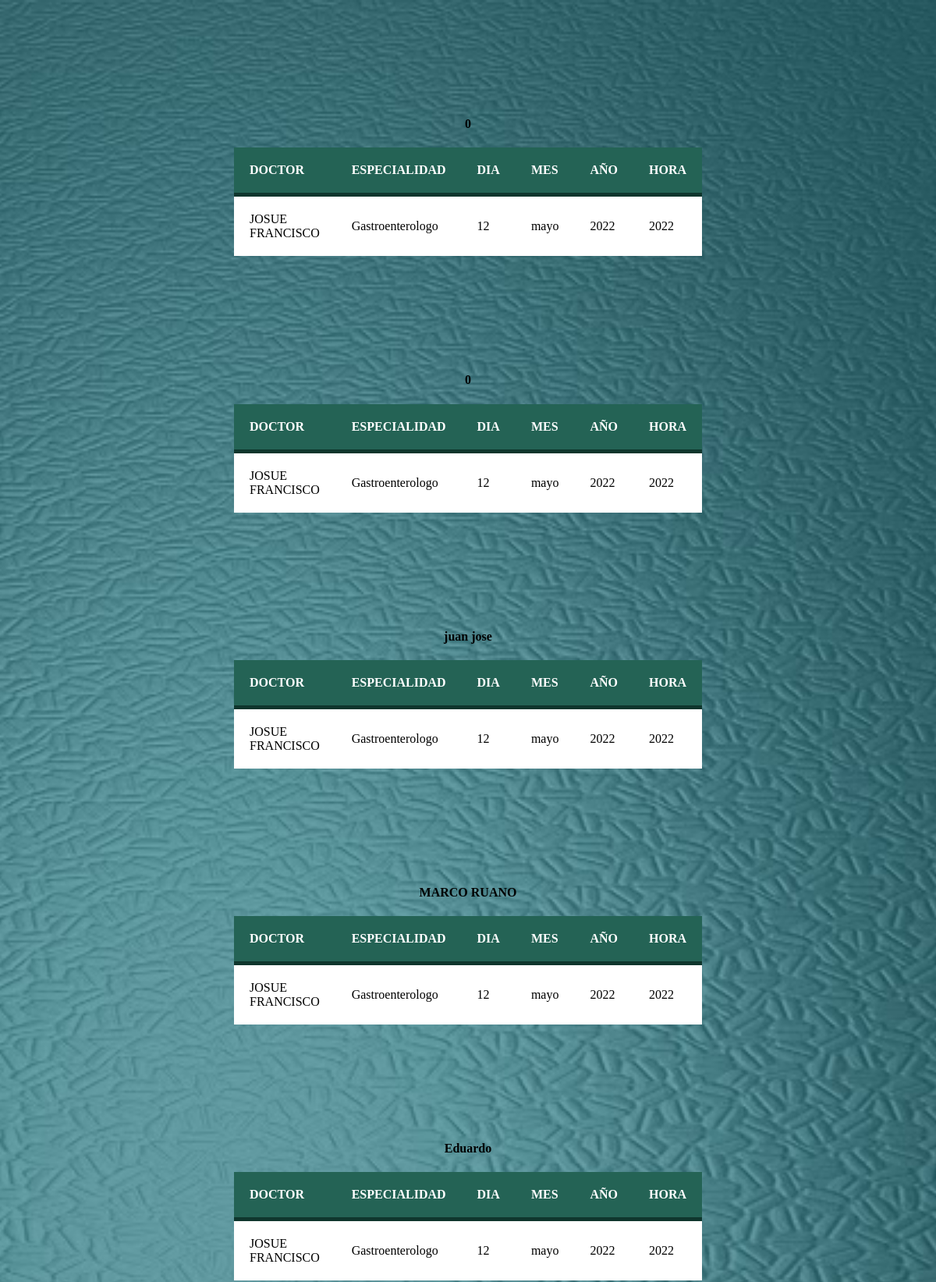
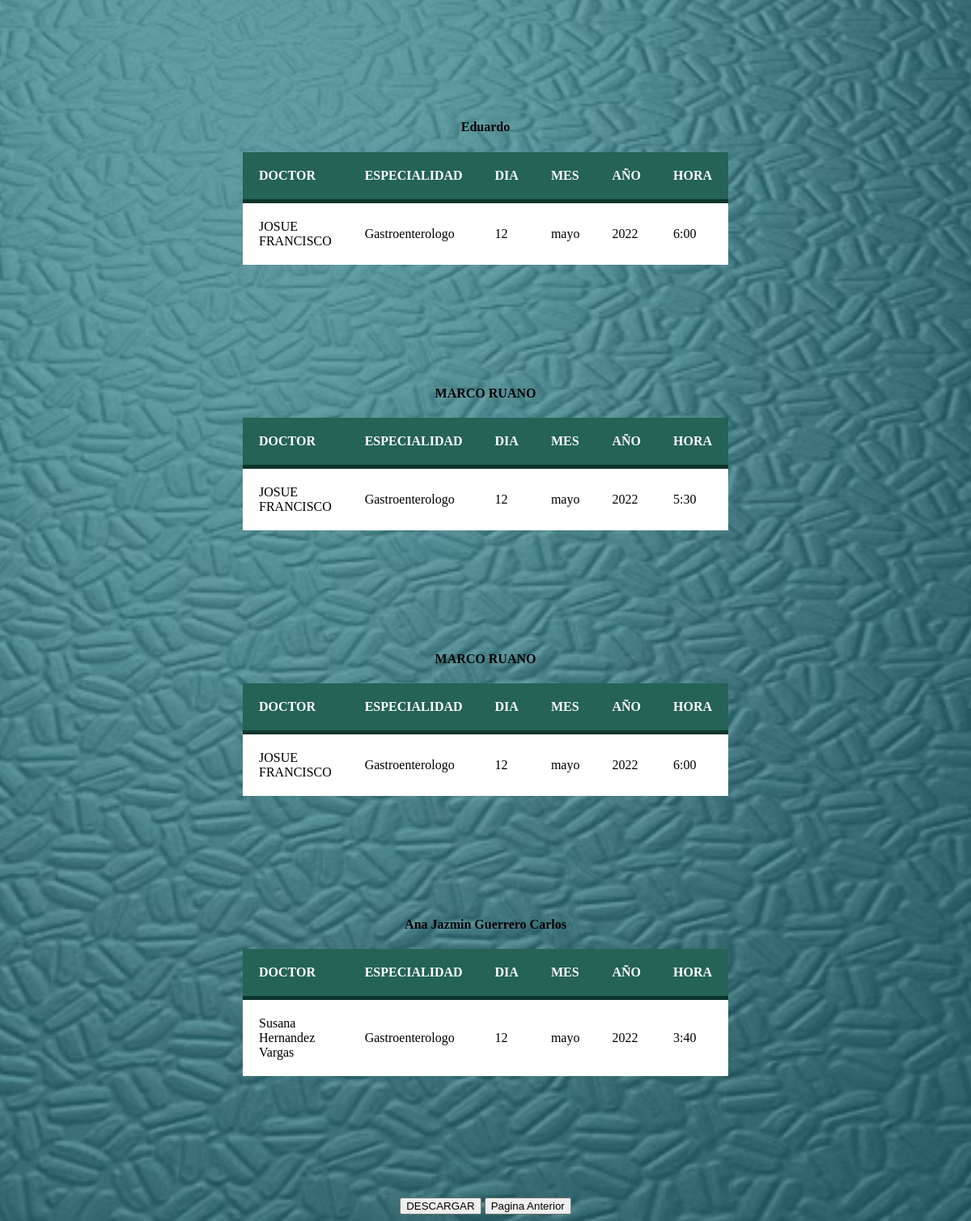
The page /php/agenda.php on the database its author committed (2 pictures, top to bottom).
### tables this page shows
CREATE TABLE `citas` (
  `NOMBRE` varchar(100) NOT NULL,
  `ESPECIALIDAD` varchar(100) NOT NULL,
  `DOCTOR` varchar(100) NOT NULL,
  `DIA` varchar(100) NOT NULL,
  `MES` varchar(100) NOT NULL,
  `AÑO` varchar(100) NOT NULL,
  `HORA` char(100) NOT NULL
);

### php/agenda.php (the view, shortened to what this page needs)
<?php
$inc = include("conexion_be.php");
if ($inc) {
	$consulta = "SELECT * FROM citas";
	$resultado = mysqli_query($conexion,$consulta);
	if ($resultado) {
		while ($row = $resultado->fetch_array()) {
	    $NOMBRE = $row['NOMBRE'];
	    $ESPECIALIDAD = $row['ESPECIALIDAD'];
	    $DOCTOR = $row['DOCTOR'];
	    $DIA = $row['DIA'];
        $MES = $row['MES'];
        $AÑO = $row['AÑO'];
        $HORA = $row['HORA'];
	    ?>
        <center>
        <div>
			<div id="main-container">
        	 <p>
				<h4><?php echo $NOMBRE;?></h4>
			 <table>
					<thead>
				<tr>
					<th>DOCTOR</th>  <p></p>  <th>ESPECIALIDAD</th>  <p></p>  <th>DIA</th> <p></p> <th>MES</th> <p></p> <th>AÑO</th> <p></p> <th>HORA</th>
				</tr>
			</thead>
			<tr>
				<td><?php echo $DOCTOR;?></td> <td><?php echo $ESPECIALIDAD;?></td> <td><?php echo $DIA;?></td> <td><?php echo $MES;?></td> <td><?php echo $AÑO;?></td> <td><?php echo $HORA;?></td>
			</tr>
		</table>
        		</p>
        	</div>
        </div>
	    <?php
	    	    }
			}
		}
		?>
<!DOCTYPE html>
<html lang="en">
<head>
	<link rel="stylesheet" href="../assets/css/estilos5.css" type="text/css" media="all">
</head>
<body>
<section class="form-register">
	<button class="botons" onclick="location.href='pdf.php'">DESCARGAR</button>
	<button class="botons" onclick="location.href='doctor.php'">Pagina Anterior</button>
</center>
</body>
</html>

### assets/css/estilos5.css (style rules this page uses)
body { background-image: url(../images/bg9.jpg); background-size: cover; background-repeat: no-repeat; background-position: center; background-attachment: fixed; }
#main-container { margin: 150px auto; width: 600px; }
table { background-color: white; text-align: left; border-collapse: collapse; width: 100%; }
th, td { padding: 20px; }
thead { background-color: #246355; border-bottom: solid 5px #0F362D; color: white; }

### rows shown on the page
citas: NOMBRE "0", DOCTOR "JOSUE FRANCISCO", ESPECIALIDAD "Gastroenterologo", DIA "12", MES "mayo", AÑO "2022", HORA "2022"
citas: NOMBRE "0", DOCTOR "JOSUE FRANCISCO", ESPECIALIDAD "Gastroenterologo", DIA "12", MES "mayo", AÑO "2022", HORA "2022"
citas: NOMBRE "juan jose", DOCTOR "JOSUE FRANCISCO", ESPECIALIDAD "Gastroenterologo", DIA "12", MES "mayo", AÑO "2022", HORA "2022"
citas: NOMBRE "MARCO RUANO", DOCTOR "JOSUE FRANCISCO", ESPECIALIDAD "Gastroenterologo", DIA "12", MES "mayo", AÑO "2022", HORA "2022"
citas: NOMBRE "Eduardo", DOCTOR "JOSUE FRANCISCO", ESPECIALIDAD "Gastroenterologo", DIA "12", MES "mayo", AÑO "2022", HORA "2022"
citas: NOMBRE "Eduardo", DOCTOR "JOSUE FRANCISCO", ESPECIALIDAD "Gastroenterologo", DIA "12", MES "mayo", AÑO "2022", HORA "6:00"
citas: NOMBRE "MARCO RUANO", DOCTOR "JOSUE FRANCISCO", ESPECIALIDAD "Gastroenterologo", DIA "12", MES "mayo", AÑO "2022", HORA "5:30"
citas: NOMBRE "MARCO RUANO", DOCTOR "JOSUE FRANCISCO", ESPECIALIDAD "Gastroenterologo", DIA "12", MES "mayo", AÑO "2022", HORA "6:00"
citas: NOMBRE "Ana Jazmin Guerrero Carlos", DOCTOR "Susana Hernandez Vargas", ESPECIALIDAD "Gastroenterologo", DIA "12", MES "mayo", AÑO "2022", HORA "3:40"
